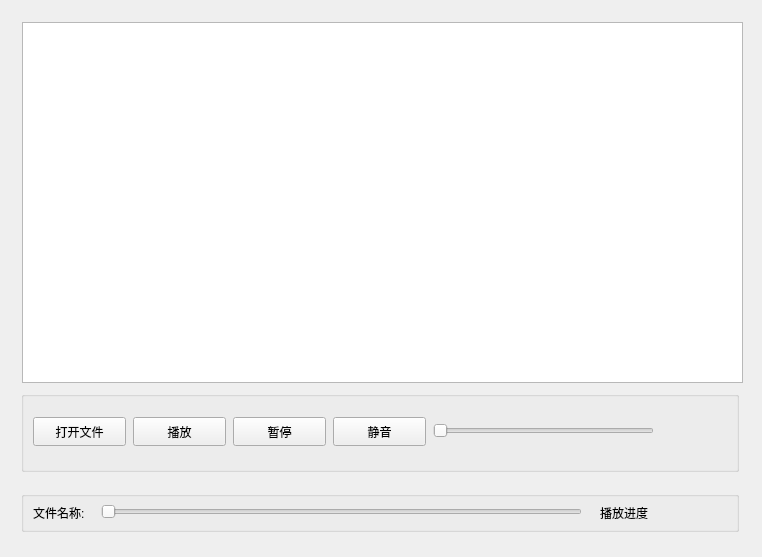
<?xml version="1.0" encoding="UTF-8"?>
<ui version="4.0">
 <class>Widget</class>
 <widget class="QWidget" name="Widget">
  <property name="geometry">
   <rect>
    <x>0</x>
    <y>0</y>
    <width>762</width>
    <height>557</height>
   </rect>
  </property>
  <property name="windowTitle">
   <string>0zxm的播放器</string>
  </property>
  <property name="windowIcon">
   <iconset resource="res.qrc">
    <normaloff>:/images/5.ico</normaloff>:/images/5.ico</iconset>
  </property>
  <layout class="QHBoxLayout" name="horizontalLayout">
   <item>
    <widget class="QWidget" name="widget" native="true">
     <widget class="QGroupBox" name="groupBox">
      <property name="geometry">
       <rect>
        <x>10</x>
        <y>380</y>
        <width>718</width>
        <height>81</height>
       </rect>
      </property>
      <property name="title">
       <string/>
      </property>
      <widget class="QPushButton" name="open_pushButton">
       <property name="geometry">
        <rect>
         <x>12</x>
         <y>26</y>
         <width>93</width>
         <height>29</height>
        </rect>
       </property>
       <property name="text">
        <string>打开文件</string>
       </property>
       <property name="icon">
        <iconset resource="res.qrc">
         <normaloff>:/images/001.GIF</normaloff>:/images/001.GIF</iconset>
       </property>
      </widget>
      <widget class="QPushButton" name="pushButton_play">
       <property name="geometry">
        <rect>
         <x>112</x>
         <y>26</y>
         <width>93</width>
         <height>29</height>
        </rect>
       </property>
       <property name="text">
        <string>播放</string>
       </property>
       <property name="icon">
        <iconset resource="res.qrc">
         <normaloff>:/images/620.bmp</normaloff>:/images/620.bmp</iconset>
       </property>
      </widget>
      <widget class="QPushButton" name="pushButton_pause">
       <property name="geometry">
        <rect>
         <x>212</x>
         <y>26</y>
         <width>93</width>
         <height>29</height>
        </rect>
       </property>
       <property name="text">
        <string>暂停</string>
       </property>
       <property name="icon">
        <iconset resource="res.qrc">
         <normaloff>:/images/622.bmp</normaloff>:/images/622.bmp</iconset>
       </property>
      </widget>
      <widget class="QPushButton" name="pushButton_slient">
       <property name="geometry">
        <rect>
         <x>312</x>
         <y>26</y>
         <width>93</width>
         <height>29</height>
        </rect>
       </property>
       <property name="text">
        <string>静音</string>
       </property>
       <property name="icon">
        <iconset resource="res.qrc">
         <normaloff>:/images/volumn.bmp</normaloff>:/images/volumn.bmp</iconset>
       </property>
      </widget>
      <widget class="QSlider" name="horizontalSlider">
       <property name="geometry">
        <rect>
         <x>412</x>
         <y>29</y>
         <width>221</width>
         <height>22</height>
        </rect>
       </property>
       <property name="orientation">
        <enum>Qt::Horizontal</enum>
       </property>
      </widget>
     </widget>
     <widget class="QGroupBox" name="groupBox_2">
      <property name="geometry">
       <rect>
        <x>10</x>
        <y>480</y>
        <width>718</width>
        <height>41</height>
       </rect>
      </property>
      <property name="title">
       <string/>
      </property>
      <widget class="QLabel" name="filename_label">
       <property name="geometry">
        <rect>
         <x>12</x>
         <y>12</y>
         <width>64</width>
         <height>19</height>
        </rect>
       </property>
       <property name="text">
        <string>文件名称:</string>
       </property>
      </widget>
      <widget class="QSlider" name="horizontalSlider_2">
       <property name="geometry">
        <rect>
         <x>80</x>
         <y>10</y>
         <width>481</width>
         <height>22</height>
        </rect>
       </property>
       <property name="orientation">
        <enum>Qt::Horizontal</enum>
       </property>
      </widget>
      <widget class="QLabel" name="process_label">
       <property name="geometry">
        <rect>
         <x>579</x>
         <y>12</y>
         <width>60</width>
         <height>19</height>
        </rect>
       </property>
       <property name="text">
        <string>播放进度</string>
       </property>
      </widget>
     </widget>
     <widget class="QGraphicsView" name="graphicsView">
      <property name="geometry">
       <rect>
        <x>11</x>
        <y>11</y>
        <width>721</width>
        <height>361</height>
       </rect>
      </property>
     </widget>
    </widget>
   </item>
  </layout>
 </widget>
 <resources>
  <include location="res.qrc"/>
 </resources>
 <connections/>
</ui>
